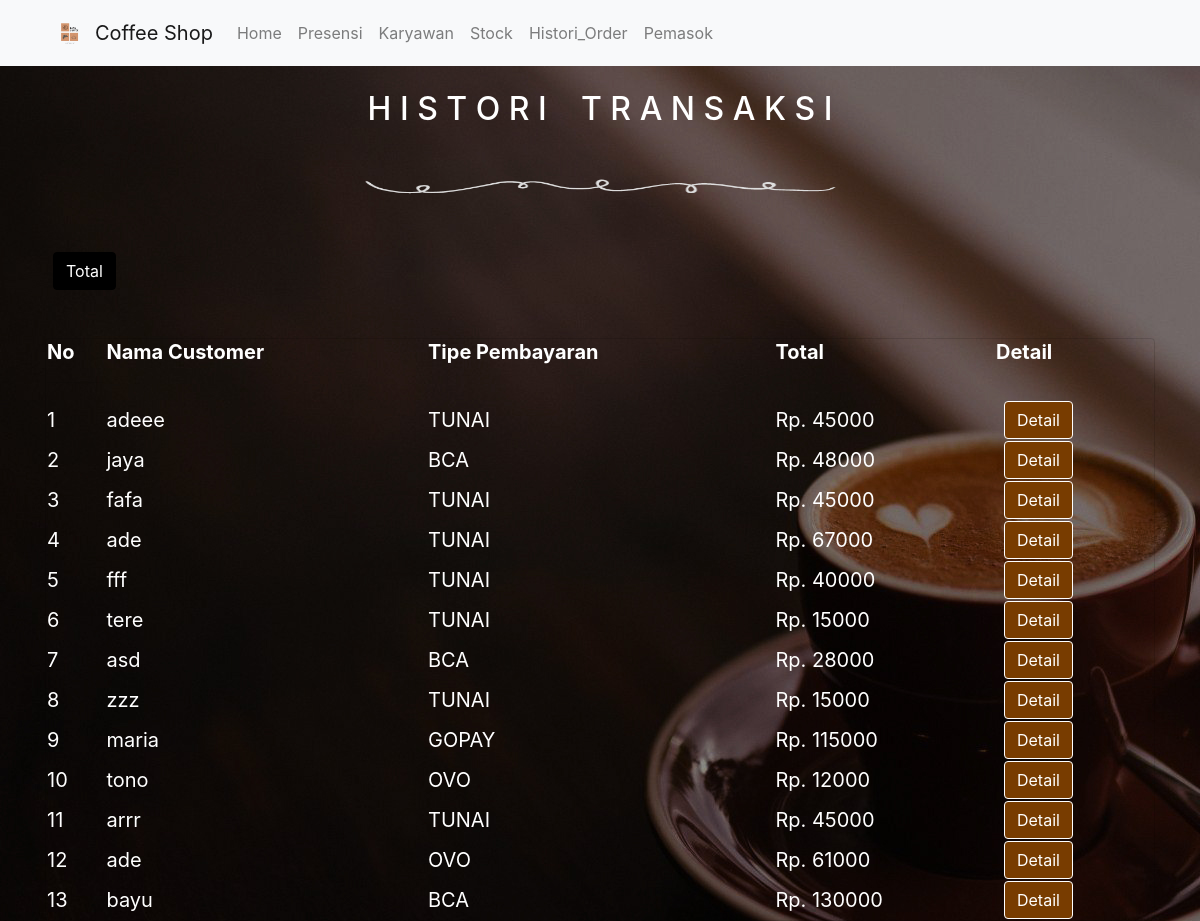
Screenshot of /public/history with the database file from the repository.
### tables this page shows
CREATE TABLE `payment` (
  `id` int(11) NOT NULL,
  `id_order_customer` int(11) NOT NULL,
  `id_karyawan` int(11) NOT NULL,
  `tipe` varchar(50) NOT NULL,
  `total` int(11) NOT NULL,
  `tanggal` date NOT NULL,
  `waktu` time NOT NULL
);

CREATE TABLE `order_customer` (
  `id` int(11) NOT NULL,
  `nama` varchar(288) NOT NULL,
  `tanggal` date NOT NULL,
  `waktu` time NOT NULL
);

### app/core/Controller.php (called while the page is built, shortened)
<?php
class Controller {
	public function view($view ,$data = [])
	{
		require_once '../app/views/' . $view . '.php';
	}
	public function service($service){
		return new $service;
	}
}

### app/controllers/History.php (called while the page is built, shortened)
<?php
class History extends Controller
{
    public function index()
    {
        $data['judul'] = 'History Transaksi';
        $data['history'] = $this->service('History_Service')->getAllHistory();
        $data['order'] = $this->service('Home_Service')->getAllOrder();
        $data['customer'] = $this->service('History_Service')->getAllCustomer();
        $this->view('history/index', $data);
    }
}

### app/core/App.php (called while the page is built, shortened)
<?php
class App{
	protected $method = 'index';
	protected $params = [];
	public function __construct()
	{
		$this->controller = new $this->controller;
		call_user_func_array([$this->controller, $this->method], $this->params);
	}
}

### public/index.php (called while the page is built, shortened)
<?php
$app = new App;
?>

### app/core/Database.php (called while the page is built, shortened)
<?php
class Database{
    private $host = DB_HOST;
    private $user = DB_USER;
    private $pass = DB_PASS;
    private $db_name = DB_NAME;
    private $dbh;
    private $stmt;
    function __construct()
	{
        $dsn = 'mysql:host=' . $this->host . ';dbname=' . $this->db_name;
        $option = [
            PDO::ATTR_PERSISTENT => true,
            PDO::ATTR_ERRMODE => PDO::ERRMODE_EXCEPTION
        ];
        try{
            $this->dbh = new PDO($dsn, $this->user, $this->pass, $option);
        }catch(PDOExpception $e){
            die($e->getMessage());
        }
    }
    public function query($query){
        $this->stmt = $this->dbh->prepare($query);
    }
    public function execute(){
        $this->stmt->execute();
    }
    public function resultSet(){
        $this->execute();
        return $this->stmt->fetchAll(PDO::FETCH_ASSOC);
    }
}

### app/domain/sales/dao/History_DAO.php (called while the page is built, shortened)
<?php
class History_DAO
{
    private $db;
    function __construct()
    {
        $this->db = new Database;
    }
    public function getAllHistoryData()
    {
        $this->db->query('SELECT * FROM payment ORDER BY id DESC');
        return $this->db->resultSet();
    }
    public function getAllDataCustomer()
    {
        $this->db->query('SELECT * FROM order_customer');
        return $this->db->resultSet();
    }
}

### app/domain/sales/service/History_Service.php (called while the page is built, shortened)
<?php
class History_Service
{
    private $dao;
    function __construct()
    {
        $this->dao = new History_DAO;
    }
    public function getAllHistory()
    {
        return $this->dao->getAllHistoryData();
    }
    public function getAllCustomer()
    {
        return $this->dao->getAllDataCustomer();
    }
}

### app/views/history/index.php (the view, shortened to what this page needs)
<body style="background-image : url('<?php echo MYURL; ?>/img/background.jpg'); opacity :5;">
  <center>
    <h2 style="color:white; margin-top:90px">H I S T O R I&nbsp&nbsp&nbsp&nbspT R A N S A K S I</h2>
    <img src='<?php echo MYURL; ?>/img/spr.png' width='500px' height='100px;'>
  </center>
  <div class="container">
    <a href="<?php echo MYURL; ?>/history/get_total" class="btn btn-primary ml-2 float-center mb-5" data-toggle="" data-target='' data-id="">Total</a>
    <div class="card" style="background-color:transparent;">
      <table style="color:white;font-size:20px">
        <tr>
          <th>No</th>
          <th>Nama Customer</th>
          <th>Tipe Pembayaran</th>
          <th>Total</th>
          <th>Detail</th>
        </tr>
        <tr>
          <th>
            <hr>
          </th>
        </tr>
        <?php $no = 1;
        foreach ($data['history'] as $history) : ?>
          <tr>
            <td><?php echo $no; ?></td>
            <td>
              <?php foreach ($data['customer'] as $customer) : ?>
                <?php if ($customer['id'] == $history['id_order_customer']) : ?>
                  <?php echo $customer['nama']; ?>
                <?php endif ?>
              <?php endforeach ?>
            </td>
            <td><?php echo $history['tipe']; ?></th>
            <td>Rp. <?php echo $history['total'];
                    $no++; ?></td>
            <td><a href="<?php echo MYURL; ?>/<?php echo $history['id_order_customer']; ?>" class="btn btn-success ml-2 float-center" data-toggle="modal" data-target="#formDetail" data-id="<?php echo $history['id_order_customer']; ?>" style="background-color: #783c00; border-color:white">Detail</a></td>
          </tr>
        <?php endforeach ?>
      </table>
    </div>
  </div>

### rows the page displays
payment: tipe "TUNAI", total "45000"
order_customer: nama "adeee"
payment: tipe "BCA", total "48000"
order_customer: nama "jaya"
payment: tipe "TUNAI", total "45000"
order_customer: nama "fafa"
payment: tipe "TUNAI", total "67000"
order_customer: nama "ade"
payment: tipe "TUNAI", total "40000"
order_customer: nama "fff"
payment: tipe "TUNAI", total "15000"
order_customer: nama "tere"
payment: tipe "BCA", total "28000"
order_customer: nama "asd"
payment: tipe "TUNAI", total "15000"
order_customer: nama "zzz"
payment: tipe "GOPAY", total "115000"
order_customer: nama "maria"
payment: tipe "OVO", total "12000"
order_customer: nama "tono"
payment: tipe "TUNAI", total "45000"
order_customer: nama "arrr"
payment: tipe "OVO", total "61000"
order_customer: nama "ade"
payment: tipe "BCA", total "130000"
order_customer: nama "bayu"
